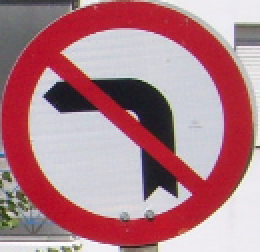
#> input picture Reference/am_placa.PNG, 130 x 126 px, found by its file name (shown 2 times larger)
$ python EP_1.py
#> lines starting #> are read from the running program, lines starting #| are printed output that depends on the picture; after the words box and inside, x2 and y2 are one past the last pixel; in counts of white or black regions, pixels touching at a corner belong together

# pintaaz2.py - 2020
from cv2 import imread,imshow,waitKey,IMREAD_COLOR,TM_CCOEFF_NORMED,matchTemplate,resize,INTER_AREA,imwrite
import numpy as np
import math

def calc_distance(color_a,color_b):
    """[Calculate "distance" between two colors]

    Arguments:
        color_a {[Array]}
        color_b {[Array]}

    Returns:
        [float] -- [Distance between colors]
    """
    distance = (color_a[0]-color_b[0])**2+(color_a[1]-color_b[1])**2+(color_a[2]-color_b[2])**2
    distance = distance**0.5
    return distance

def one_color(image,color=[0,0,255]):
    """[Function made to search for one color in the image, returning a black and white result]

    Arguments:
        image {[Array]} -- [Image that you want to change]

    Keyword Arguments:
        color {list} -- [list that contains de RGB format of the image that you want] (default: {[0,0,255]})

    Returns:
        [Array] -- [black and white image ]
    """
    output = image.copy()
    for line in range(len(image)):
        for column in range(len(image[0])):
            distance = calc_distance(color,image[line][column])
            if distance <=150:
                output[line][column]=[255,255,255]
            else:
                output[line][column]=[0,0,0]
    return output

def resize_image(image,scale):
    """[Resize image]

    Arguments:
        image {[Array]} -- [description]
        scale {[Float]} -- [description]

    Returns:
        [Array] -- [Image resized]
    """
    scale_percent = scale # percent of original size
    width = int(image.shape[1] * scale_percent / 100)
    height = int(image.shape[0] * scale_percent / 100)
    image_resized = resize(image.copy(), (width,height), interpolation = INTER_AREA)
    return image_resized

def get_max_point(image):
    """[Get the whitest point of and Black and white image]

    Arguments:
        image {[Array]} -- [Image]

    Returns:
        [array] -- [whitest point]
    """
    max_value= 0
    better_point= None
    for line in range(len(image)):
        for column in range(len(image[0])):
            if image[line][column]>max_value:
                max_value= image[line][column]
                better_point = [line,column]
    return better_point

def paint_square(image,position_x,position_y,square_size,color = [0,0,255]):
    output = image.copy()
    line = int(position_x-square_size/2)
    column = int(position_y-square_size/2)
    while line < position_x+square_size/2:
        column =int(position_y-square_size/2)
        while column < position_y+square_size/2:
            #if line>0 and column>0 and line<len(image)-1 and column<len(image[0])-1:
            output[line,column]=color
            column +=1
        line +=1
    return output

def paint_circle(image,position_x,position_y,size,color = [0,255,0]):
    """[Paint a cicle in a image]

    Arguments:
        image {[Array]} -- [Image]
        position_x {[int]} -- [point x of cicle center]
        position_y {[int]} -- [point y of cicle center]
        size {[float]} -- [circle size]

    Keyword Arguments:
        color {list} -- [description] (default: {[0,255,0]})

    Returns:
        [array] -- [image with circle]
    """
    angles = 360
    step = math.pi/angles *2
    output = image.copy()
    for i in range(angles):
        angle = i*step
        point_x = int(position_x+size*math.cos(angle))
        point_y = int(position_y+size*math.sin(angle))
        if point_x>1 and point_x<len(image)-1 and point_y>1 and point_y<len(image[0])-1:
            output[point_x][point_y]=color
            output[point_x+1][point_y]=color
            output[point_x-1][point_y]=color
            output[point_x][point_y-1]=color
            output[point_x][point_y+1]=color
    return output

#Getting the a reference image to compare ('placa.png')
color = [15,15,225]
placa = imread('./Reference/am_placa.png',IMREAD_COLOR)
#> placa is the input picture: shape (126, 130, 3); mean B, G, R 135.4, 126.3, 177.6
placa_red = one_color(placa,color)
#> the loop in one_color, `for line in range(len(image)):` made 126 passes
#> after the loop in one_color, `for line in range(len(image)):`:
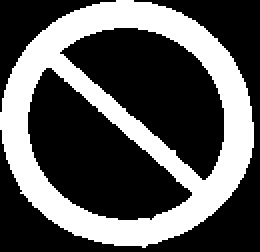
#> output: shape (126, 130, 3) (shown 2 times larger); 34.9% white; 1 white region, box (x1, y1, x2, y2) and area: (0, 0, 127, 124) 5717

#Getting the image that you want to find the reference
street = imread('./Images/05.jpg',IMREAD_COLOR)
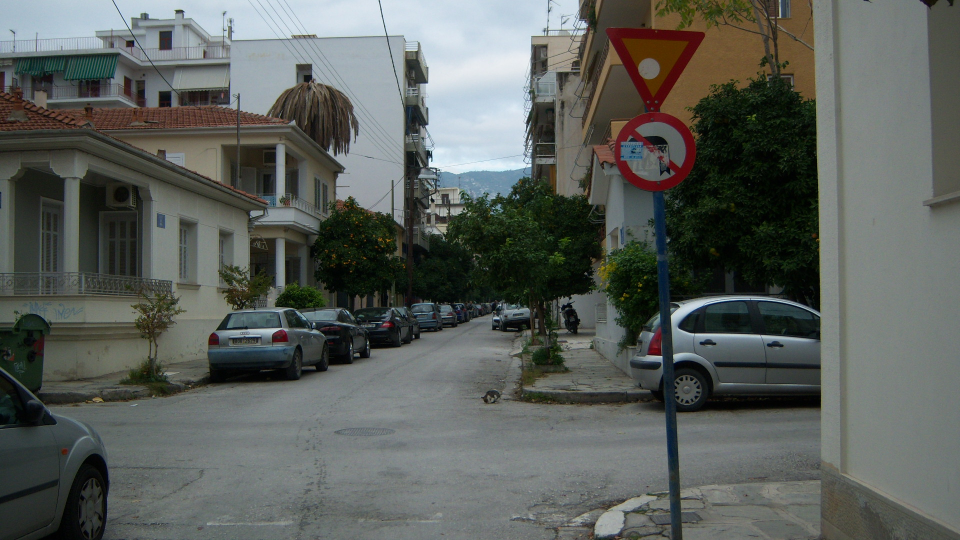
#> input picture Images/05.jpg, 1920 x 1080 px (shown at 1/2 size)
#> street is the input picture: shape (1080, 1920, 3); mean B, G, R 91, 95.2, 90.8

#Resize it and get only the "red part" of the image
factor = 0.3
street_resized = resize_image(street,factor*100)
street_red = one_color(street_resized,color)
#> after the loop in one_color (call 2), `for line in range(len(image)):`:
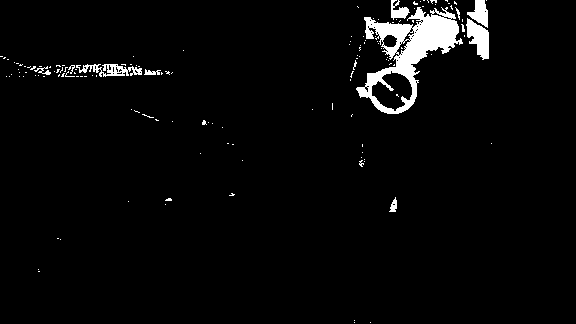
#> output: shape (324, 576, 3); 3.4% white; 140 white regions (130 under 20 px), largest, box (x1, y1, x2, y2) and area: (356, 7, 463, 114) 4036, (466, 18, 489, 60) 563, (76, 64, 142, 77) 420
imshow('image',street_resized)
waitKey(0)

#Difine parameters
n_of_matchs = 35  #Number of different reference images to be compared(each iteration the size of it is changed)
step = 100/n_of_matchs
results = []
max_match = 0
better_scale = 0
for i in range(n_of_matchs):
    scale_percent =10+i*step
    #Form reference that will be compared
    compare = resize_image(placa_red,scale_percent)
    #Getting the match between the new reference and the image
    match=matchTemplate(street_red,compare,TM_CCOEFF_NORMED)

    #Compare results with previous
    if match.max()> max_match:
        max_match= match.max()
        better_scale = scale_percent
#> this loop made 35 passes
#> pass 1, `match=matchTemplate(street_red,compare,TM_CCOEFF_NORMED)`:
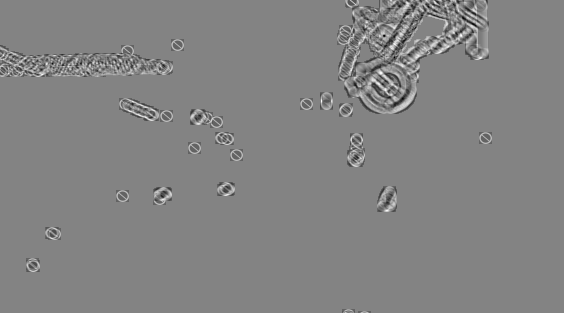
#> match: shape (313, 564) float32; min -0.319, max 0.301, mean -0.000117; drawn with min black and max white

#Getting the best match and showing it
print('Better Scale: %.2f'%(better_scale))
#| Better Scale: 38.57
compare = resize_image(placa_red,better_scale)
match=matchTemplate(street_red,compare,TM_CCOEFF_NORMED)
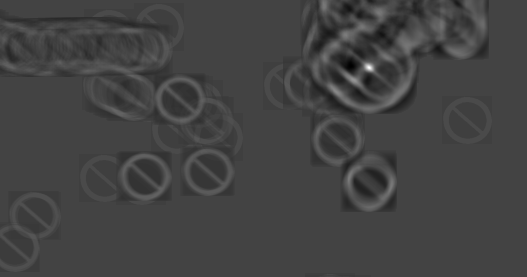
#> match: shape (277, 527) float32; min -0.273, max 0.76, mean -3.13e-06; drawn with min black and max white
max_point = get_max_point(match)
max_point = [max_point[0]+len(compare)/2, max_point[1]+len(compare[0])/2 ]
print('Better match at point: ',max_point)
#| Better match at point:  [91.0, 394.0]

result_placa = paint_circle(street_resized,max_point[0],max_point[1],len(compare)/2)
#> after the loop in paint_circle, `for i in range(angles):`:
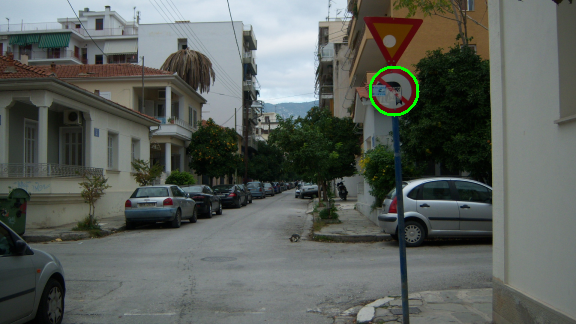
#> output: shape (324, 576, 3); mean B, G, R 90.9, 95.8, 90.6
imshow('Result',result_placa)
waitKey(0)

#Saving result
x_original = int(max_point[0]*1/factor)
y_original = int(max_point[1]*1/factor)
radius_original =len(compare)/2*1/factor
final_placa = street.copy()

final_placa = paint_circle(final_placa,x_original,y_original,radius_original)
#> call 2 of paint_circle, with position_x = 303, position_y = 1313, size = 80
#> after the loop in paint_circle (call 2), `for i in range(angles):`:
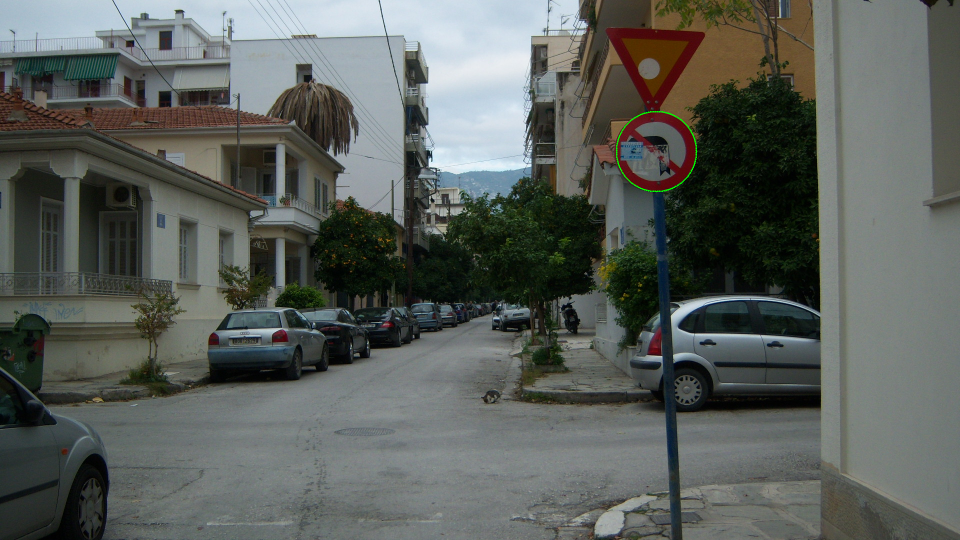
#> output: shape (1080, 1920, 3) (shown at 1/2 size); 0.06% of pixels changed, all inside (x1, y1, x2, y2) = (1232, 222, 1395, 385)
final_placa = paint_circle(final_placa,x_original,y_original,radius_original+1)
#> after the loop in paint_circle (call 3), `for i in range(angles):`: output: shape (1080, 1920, 3); 0.03% of pixels changed, all inside (x1, y1, x2, y2) = (1231, 221, 1396, 386)
final_placa = paint_circle(final_placa,x_original,y_original,radius_original-1)
#> after the loop in paint_circle (call 4), `for i in range(angles):`: output: shape (1080, 1920, 3); mean B, G, R 90.9, 95.5, 90.7

imwrite('teste.jpg',final_placa)
